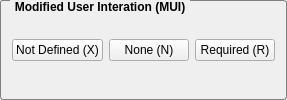
             <widget class="QGroupBox" name="muiGroupBox">
              <property name="styleSheet">
               <string notr="true">QGroupBox {
    border: 1px solid gray;
    border-radius: 3px;
    margin-top: 0.5em;
	font-weight: bold;
}

QGroupBox::title {
    subcontrol-origin: margin;
    left: 10px;
    padding: 0 3px 0 3px;
}</string>
              </property>
              <property name="title">
               <string>Modified User Interation (MUI)</string>
              </property>
              <layout class="QHBoxLayout" name="horizontalLayout_21">
               <item>
                <widget class="QPushButton" name="muixPushButton">
                 <property name="toolTip">
                  <string>&lt;html&gt;&lt;head/&gt;&lt;body&gt;&lt;p&gt;Assigning this value to the metric will not influence the score. It is a signal to the equation to skip this metric.&lt;/p&gt;&lt;/body&gt;&lt;/html&gt;</string>
                 </property>
                 <property name="text">
                  <string>Not Defined (X)</string>
                 </property>
                 <property name="checkable">
                  <bool>true</bool>
                 </property>
                 <property name="autoExclusive">
                  <bool>true</bool>
                 </property>
                </widget>
               </item>
               <item>
                <widget class="QPushButton" name="muinPushButton">
                 <property name="toolTip">
                  <string>&lt;html&gt;&lt;head/&gt;&lt;body&gt;&lt;p&gt;The vulnerable system can be exploited without interaction from any user.&lt;/p&gt;&lt;/body&gt;&lt;/html&gt;</string>
                 </property>
                 <property name="text">
                  <string>None (N)</string>
                 </property>
                 <property name="checkable">
                  <bool>true</bool>
                 </property>
                 <property name="autoExclusive">
                  <bool>true</bool>
                 </property>
                </widget>
               </item>
               <item>
                <widget class="QPushButton" name="muirPushButton">
                 <property name="toolTip">
                  <string>&lt;html&gt;&lt;head/&gt;&lt;body&gt;&lt;p&gt;Successful exploitation of this vulnerability requires a user to take some action before the vulnerability can be exploited. For example, a successful exploit may only be possible during the installation of an application by a system administrator.&lt;/p&gt;&lt;/body&gt;&lt;/html&gt;</string>
                 </property>
                 <property name="text">
                  <string>Required (R)</string>
                 </property>
                 <property name="checkable">
                  <bool>true</bool>
                 </property>
                 <property name="autoExclusive">
                  <bool>true</bool>
                 </property>
                </widget>
               </item>
              </layout>
             </widget>
